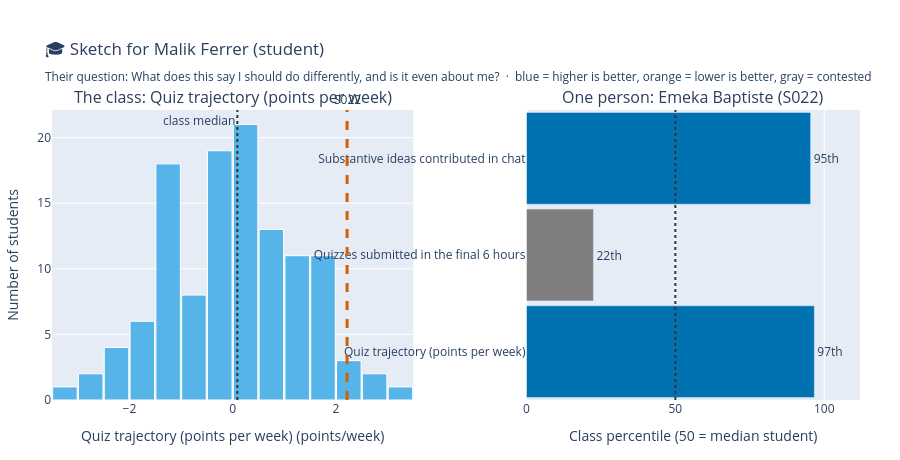

Source (notebook cell):
### Markdown cell above
## Appendix: solutions to the "✏️ Your turn" cells

There is no single right answer in a co-design studio, so these are **worked examples**, not keys.
Compare your reasoning against them and note where you disagree. Disagreeing well is the skill.

### Section 3: a defensible metric set for each persona

| Persona | A defensible set | Why |
|---|---|---|
| Teacher (Dana) | `quiz_trend`, `low_quiz_count`, `ideas_in_chat` | Trend and low-quiz count are things she can act on by Thursday. Ideas in chat catches students her eyes miss in a loud room. She does not need `avg_quiz`, she already has the gradebook open. |
| Student (Malik) | `quiz_trend`, `last_minute_rate`, `ideas_in_chat` | All three are things he controls this week. No class comparison at all, which removes the fear of public ranking and loses nothing he can act on. |
| Advisor (Ana) | `quiz_trend`, `low_quiz_count` | Two metrics, both about direction of travel. Everything from inside the studio is outside her decision rights and would only manufacture false alarms. |
| Parent (Bea) | none, plus a consent flow | Her decision rights are conversational. The defensible design is a prompt to her student to share what they choose, not a panel. |

### Section 6: the audit cell most people move

The common move is `W10 game and emotional analytics`, parent, from `1` to `3`. The learners are 12
years old, the data are self-reported emotion, and the analysis predicts quitting. Parental veto
becomes a serious position rather than an overreach, and the same argument does not transfer to the
undergraduates in weeks 3 to 9. That the persona set has to be re-weighted by learner age is itself
a design finding worth a paragraph in a Rough Draft.

### The stretch: a fifth persona worth adding

The teaching assistant. They have close to a teacher's access and close to a student's lack of
authority, which makes almost every cell in their column a `1`, and a column of `1`s is a good
description of burnout.

### Code cell
# Worked example for Section 3: run the same sketch for a different persona and metric set,
# then read the two side by side and say what changed and why.
sketch_view('student', ['quiz_trend', 'last_minute_rate', 'ideas_in_chat'], FOCUS_STUDENT).show()

### Figure 1 — Plotly figure (JSON) as saved in the notebook; plotly's stock layout.template omitted (floating-point values rounded to 4 significant figures)
{"data": [{"hovertemplate": "%{y} students<extra></extra>", "marker": {"color": "#56B4E9", "line": {"color": "white", "width": 1}}, "name": "All 120 students", "nbinsx": 24, "type": "histogram", "x": [-0.04167, -0.3595, 0.7119, 1.681, -1.13, 2.118, -1.14, 1.669, -0.01667, 0.4988, -1.236, -0.3107, 1.448, 1.544, -2.195, 0.131, -1.436, 1.207, 0.6226, 1.538, -1.386, 2.217, -1.75, -0.02857, 0.4381, 0.4798, -0.4905, -1.215, -1.063, -1.514, -1.154, -0.07976, 0.319, -0.275, -0.4583, -1.193, -1.658, 0.8619, 0.09881, 2.845, -0.6524, -0.005952, -0.2821, -1.335, 0.5036, 1.15, -1.502, 0.3202, -0.1726, 0.2, 0.7881, 0.1357, 1.319, 1.814, 1.914, -1.244, -1.04, -0.1476, -0.8702, -0.2298, 0.08571, -0.5262, 0.3976, 0.7893, 1.814, -3.381, 1.298, 1.081, 1.774, 0.1905, -0.3405, 0.09643, 0.8107, -0.09286, 0.1119, 0.4012, 0.4369, -0.8167, -2.644, -1.229, -2.44, 1.112, 2.344, -0.5321, 0.4988, -1.868, 1.825, -2.968, 3.082, 0.9131, -0.7357, 1.257, -1.026, -0.04762, 0.3048, 0.0619, 2.637, -2.269, 1.204, 0.4286, -2.063, 0.2012, 0.6095, -1.193, -0.003571, 0.6143, -1.439, 1.057, 0.8488, -1.035, 0.6167, -0.6, -1.025, 1.704, 0.7417, -0.7905, -0.4774, 1.096, -1.526, 1.514], "xaxis": "x", "yaxis": "y"}, {"cliponaxis": false, "hovertemplate": "%{y}: %{x:.0f}th percentile<extra></extra>", "marker": {"color": ["#0072B2", "#7F7F7F", "#0072B2"]}, "name": "percentile", "orientation": "h", "text": ["97th", "22th", "95th"], "textposition": "outside", "type": "bar", "x": [96.67, 22.5, 95.42], "xaxis": "x2", "y": ["Quiz trajectory (points per week)", "Quizzes submitted in the final 6 hours", "Substantive ideas contributed in chat"], "yaxis": "y2"}], "layout": {"annotations": [{"font": {"size": 16}, "showarrow": false, "text": "The class: Quiz trajectory (points per week)", "x": 0.2236, "xanchor": "center", "xref": "paper", "y": 1.0, "yanchor": "bottom", "yref": "paper"}, {"font": {"size": 16}, "showarrow": false, "text": "One person: Emeka Baptiste (S022)", "x": 0.7936, "xanchor": "center", "xref": "paper", "y": 1.0, "yanchor": "bottom", "yref": "paper"}, {"showarrow": false, "text": "S022", "x": 2.217, "xanchor": "center", "xref": "x", "y": 1, "yanchor": "bottom", "yref": "y domain"}, {"showarrow": false, "text": "class median", "x": 0.09107, "xanchor": "right", "xref": "x", "y": 1, "yanchor": "top", "yref": "y domain"}], "bargap": 0.05, "height": 460, "margin": {"b": 60, "l": 40, "r": 40, "t": 110}, "shapes": [{"line": {"color": "#D55E00", "dash": "dash", "width": 3}, "type": "line", "x0": 2.217, "x1": 2.217, "xref": "x", "y0": 0, "y1": 1, "yref": "y domain"}, {"line": {"color": "#333333", "dash": "dot", "width": 2}, "type": "line", "x0": 0.09107, "x1": 0.09107, "xref": "x", "y0": 0, "y1": 1, "yref": "y domain"}, {"line": {"color": "#333333", "dash": "dot", "width": 2}, "type": "line", "x0": 50, "x1": 50, "xref": "x2", "y0": 0, "y1": 1, "yref": "y2 domain"}], "showlegend": false, "title": {"text": "🎓 Sketch for Malik Ferrer (student)<br><sub>Their question: What does this say I should do differently, and is it even about me?  ·  blue = higher is better, orange = lower is better, gray = contested</sub>"}, "xaxis": {"anchor": "y", "domain": [0.0, 0.4472], "title": {"text": "Quiz trajectory (points per week) (points/week)"}}, "xaxis2": {"anchor": "y2", "domain": [0.5872, 1.0], "range": [0, 112], "title": {"text": "Class percentile (50 = median student)"}}, "yaxis": {"anchor": "x", "domain": [0.0, 1.0], "title": {"text": "Number of students"}}, "yaxis2": {"anchor": "x2", "domain": [0.0, 1.0], "title": {"text": ""}}}}
